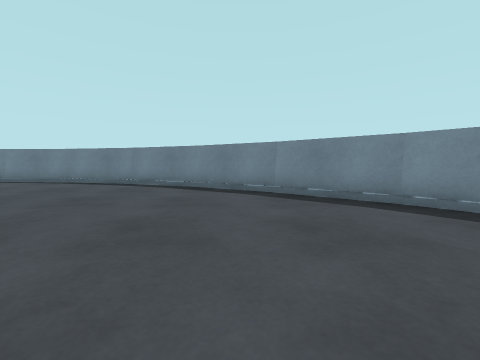
View 1 (above)

17 first-person views from a walk through a 3-D level made in the Unity game engine. The camera is 0.51 m above the floor, tilts 4° down and sees 90° across. The floor is counted in squares, 1 m on a side. Each view is taken from the middle of a square. On the plan, view 1 faces up. The plan holds only what a view shows up to about 9 squares ahead; the rest is blank. The place goes on beyond the plan. The player character is not drawn.

View 2
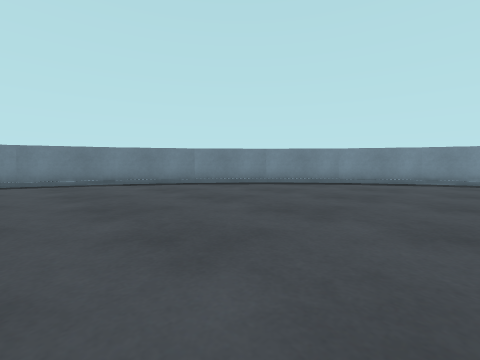

View 3
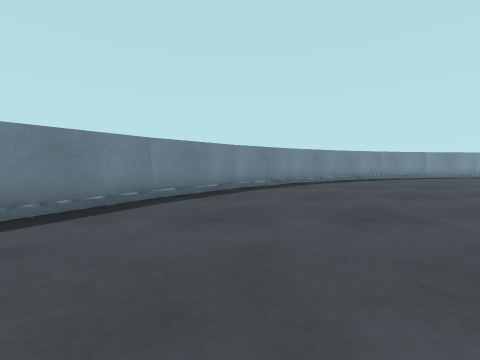

View 4
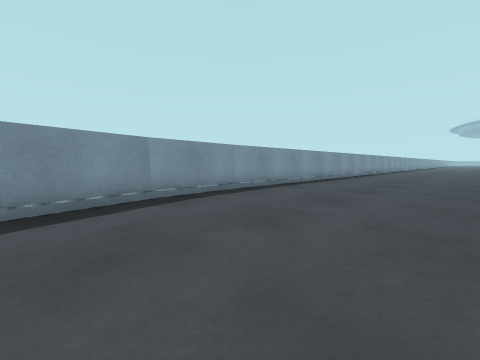

View 5
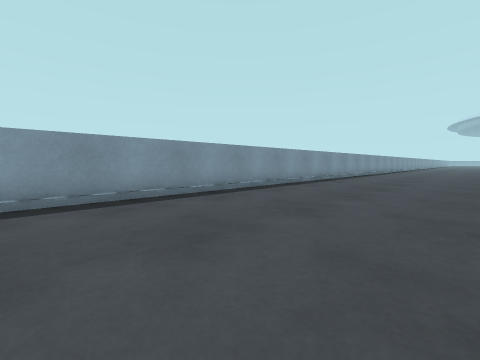

View 6
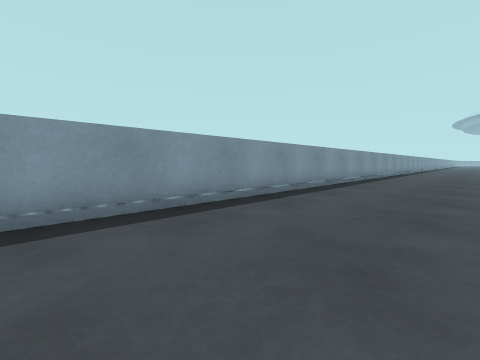

View 7
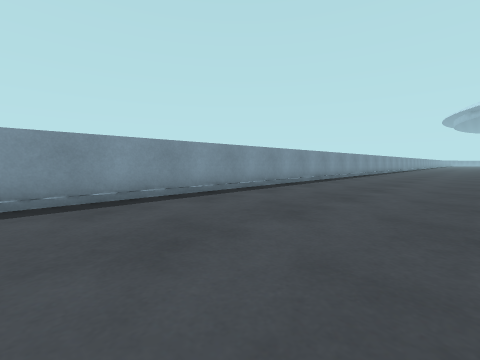

View 8
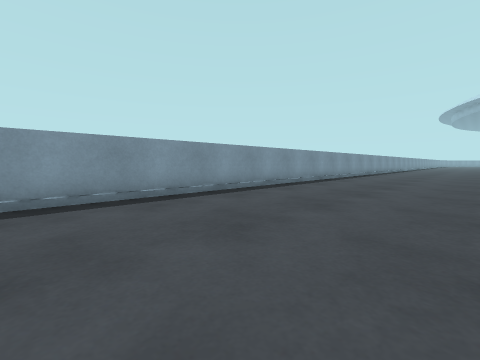

View 9
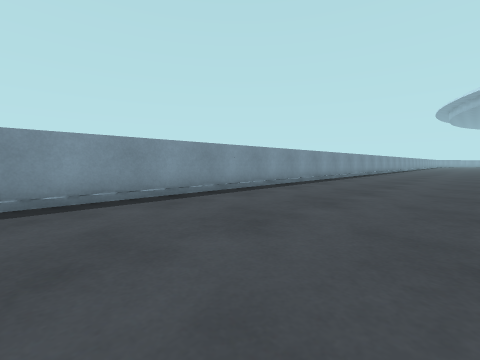

View 10
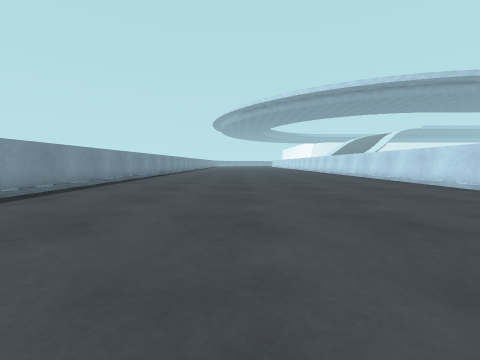

View 11
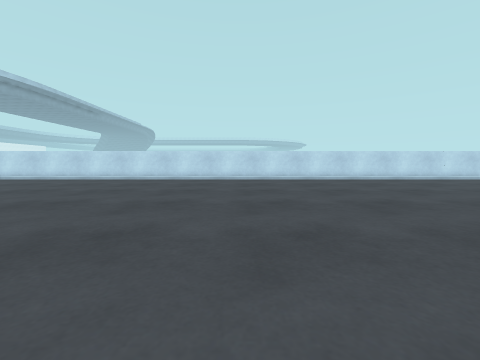

View 12
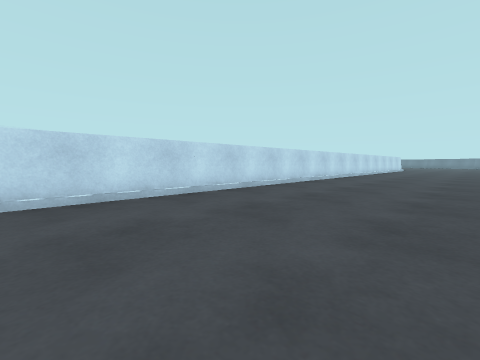

View 13
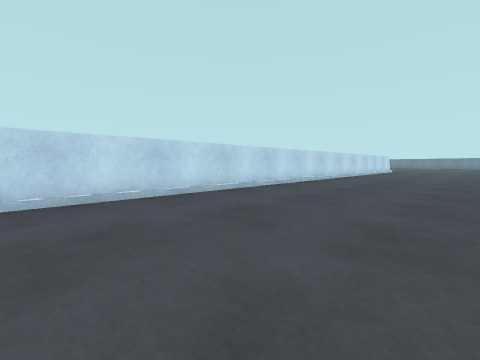

View 14
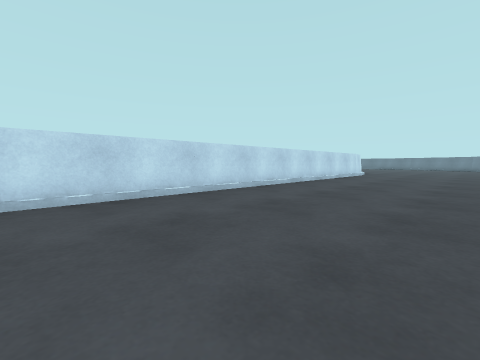

View 15
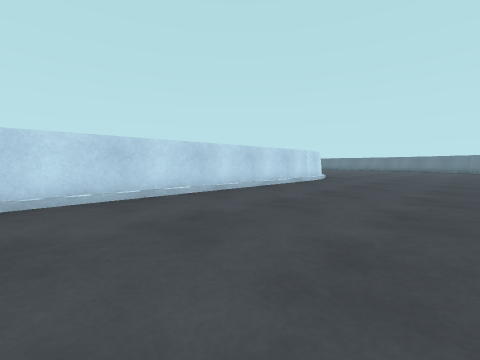

View 16
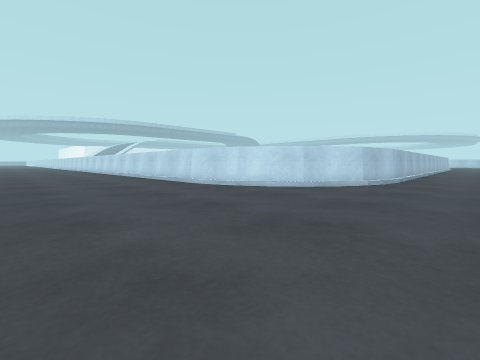

View 17
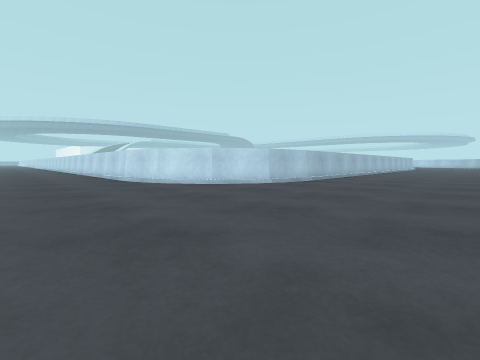

### Floor plan
Points are (right, up) in squares from view 1. A wall is a line through its corners. A room is listed if a view was taken in it or the views show most of it. See-through windows are left out.
Room 1 (views 1, 2, 3, 4, 5, 6, 7, 8, 9, 10, 11, 12, 13, 14, 15, 16, 17)
walls: (-2.7, -5.4) (-2.7, -35.5); (-6.5, -1.6) (-5, -1.9) (-3.8, -2.8) (-3, -4) (-2.7, -5.5); (5.5, -3.6) (5.1, -1.7); (5.1, -1.8) (4.3, 0.1); (-10.1, -1.7) (-6.5, -1.7); (4.4, 0) (3.3, 1.7); (3.4, 1.6) (2, 3.2); (2.2, 3.1) (0.6, 4.3); (0.7, 4.3) (-1, 5.4); (-0.9, 5.3) (-2.8, 6.1); (-2.6, 6) (-4.6, 6.5); (-4.5, 6.5) (-6.8, 6.7); (5.7, -35.5) (5.7, -3.5)
low walls: (-3.7, -2.7) (-2.8, -4) (-2.5, -5.5); (5.3, -3.6) (4.9, -1.9); (4.2, -0.1) (3.2, 1.6); (0.6, 4.2) (-1.1, 5.2); (-1, 5.2) (-2.8, 5.9)

Where each view was taken, in squares from view 1:
view 1: 0 up, 0 right, facing up
view 2: 1 down, 3 left, facing up-right
view 3: 3 up, 3 left, facing right
view 4: 2 down, 2 right, facing down-right
view 5: 7 down, 2 right, facing down-right
view 6: 11 down, 3 right, facing down-right
view 7: 17 down, 2 right, facing down-right
view 8: 22 down, 2 right, facing down-right
view 9: 26 down, 2 right, facing down-right
view 10: 27 down, 2 right, facing down
view 11: 28 down, 5 right, facing left
view 12: 24 down, 1 right, facing up-left
view 13: 21 down, 1 right, facing up-left
view 14: 16 down, 1 right, facing up-left
view 15: 12 down, 1 right, facing up-left
view 16: 0 up, 1 right, facing down-left
view 17: 2 up, 0 right, facing down-left
